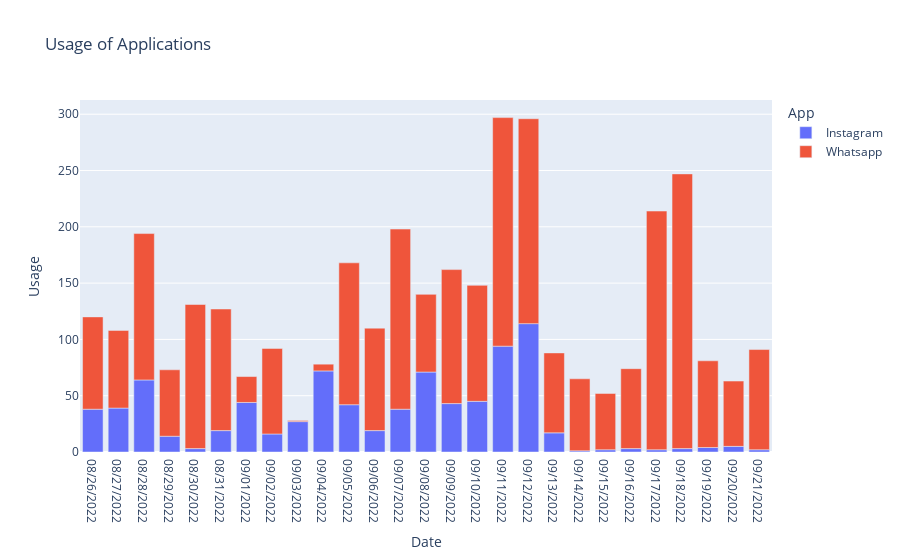

Notebook code cell kept with this figure:
### Markdown cell above
3. ***Amount of usage of applications according to date***

### Code cell
fig= px.bar(data, x="Date", y="Usage", color= "App", title="Usage of Applications")
fig.show()

### Figure 1 — Plotly figure (JSON) as saved in the notebook; plotly's stock layout.template omitted (floating-point values rounded to 4 significant figures)
{"data": [{"alignmentgroup": "True", "hovertemplate": "App=Instagram<br>Date=%{x}<br>Usage=%{y}<extra></extra>", "legendgroup": "Instagram", "marker": {"color": "#636efa", "pattern": {"shape": ""}}, "name": "Instagram", "offsetgroup": "Instagram", "orientation": "v", "showlegend": true, "textposition": "auto", "type": "bar", "x": ["08/26/2022", "08/27/2022", "08/28/2022", "08/29/2022", "08/30/2022", "08/31/2022", "09/01/2022", "09/02/2022", "09/03/2022", "09/04/2022", "09/05/2022", "09/06/2022", "09/07/2022", "09/08/2022", "09/09/2022", "09/10/2022", "09/11/2022", "09/12/2022", "09/13/2022", "09/14/2022", "09/15/2022", "09/16/2022", "09/17/2022", "09/18/2022", "09/19/2022", "09/20/2022", "09/21/2022"], "xaxis": "x", "y": [38, 39, 64, 14, 3, 19, 44, 16, 27, 72, 42, 19, 38, 71, 43, 45, 94, 114, 17, 1, 2, 3, 2, 3, 4, 5, 2], "yaxis": "y"}, {"alignmentgroup": "True", "hovertemplate": "App=Whatsapp<br>Date=%{x}<br>Usage=%{y}<extra></extra>", "legendgroup": "Whatsapp", "marker": {"color": "#EF553B", "pattern": {"shape": ""}}, "name": "Whatsapp", "offsetgroup": "Whatsapp", "orientation": "v", "showlegend": true, "textposition": "auto", "type": "bar", "x": ["08/26/2022", "08/27/2022", "08/28/2022", "08/29/2022", "08/30/2022", "08/31/2022", "09/01/2022", "09/02/2022", "09/03/2022", "09/04/2022", "09/05/2022", "09/06/2022", "09/07/2022", "09/08/2022", "09/09/2022", "09/10/2022", "09/11/2022", "09/12/2022", "09/13/2022", "09/14/2022", "09/15/2022", "09/16/2022", "09/17/2022", "09/18/2022", "09/19/2022", "09/20/2022", "09/21/2022"], "xaxis": "x", "y": [82, 69, 130, 59, 128, 108, 23, 76, 1, 6, 126, 91, 160, 69, 119, 103, 203, 182, 71, 64, 50, 71, 212, 244, 77, 58, 89], "yaxis": "y"}], "layout": {"barmode": "relative", "legend": {"title": {"text": "App"}, "tracegroupgap": 0}, "title": {"text": "Usage of Applications"}, "xaxis": {"anchor": "y", "domain": [0.0, 1.0], "title": {"text": "Date"}}, "yaxis": {"anchor": "x", "domain": [0.0, 1.0], "title": {"text": "Usage"}}}}
